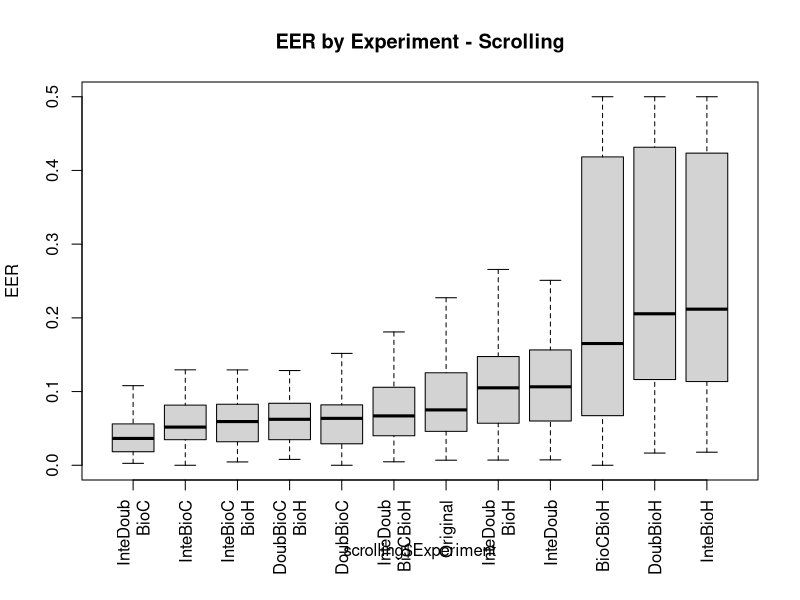

Write R code to recreate this figure.
sOriginal<-c(0.0198675497,0.0093582888,0.1181318681,0.0291262136,0.1462264151,0.0208333333,0.0817843866,0.1151832461,0.0869565217,0.2272727273,0.1724137931,0.0796460177,0.3164556962,0.1467889908,0.0751173709,0.1747572816,0.0550458716,0.0847457627,0.1481481481,0.0145985401,0.0485175202,0.0483870968,0.125498008,0.0632183908,0.0402298851,0.0543478261,0.0748031496,0.0895140665,0.1504424779,0.0459770115,0.0833333333,0.0707964602,0.1590214067,0.0068728522,0.0534482759,0.095505618,0.01953125,0.0434782609,0.0689655172,0.1504424779,0.0416666667)
sBioCBioH<-c(0.071953125,0.018572535757063344,0.023496293440634815,0.24509803921568626,0.23148148148148148,0.08158995815899582,0.10074626865671642,0.12203389830508475,0.12958308899500154,0.36354087089381204,0.05373676402885058,0.458903242147923,0.15048598553345388,0.4967250329530846,0.19190500878481523,0.04198473282442748,0.35429447852760737,0.49710982658959535,0.48214285714285715,0.013392857142857142,0.06729862914027747,0.4878048780487805,0.202395528431954,0.4902641238766297,0.5,0.13106796116504854,0.021199273167777106,0.13037202077416724,0.4183973604787969,0.49696382428940566,0.48549742477636215,0.26777882205513787,0.03509734483847906,0.06387076731904318,0.12389162561576354,0.16516059556138213,0.22795807978363758,0.05641025641025641,0.21965317919075145,0.48214285714285715,0.0)
sDoubBioC<-c(0.01,0.05137039385612626,0.044157450465428204,0.00980392156862745,0.07716049382716049,0.01677201103890323,0.061567164179104475,0.061016949152542375,0.16715534333026166,0.11397058823529412,0.07803468208092486,0.08482142857142858,0.11160714285714286,0.07208588957055215,0.05214723926380368,0.08015267175572519,0.41419420528947776,0.40173410404624277,0.06696428571428571,0.004464285714285714,0.029141104294478526,0.2804878048780488,0.08263504939003781,0.03468208092485549,0.008670520231213872,0.03398058252427184,0.024475524475524476,0.09049472016067028,0.07514450867052024,0.023255813953488372,0.07983193277310924,0.06696428571428571,0.06595092024539877,0.0034482758620689655,0.05264416111272095,0.08192090395480225,0.010716700473292765,0.057692307692307696,0.06358381502890173,0.15178571428571427,0.0)
sDoubBioH<-c(0.08309895833333333,0.016564503628549287,0.11632090852870074,0.27040816326530615,0.31877474959235963,0.08793732751713701,0.14515505374680998,0.18811784541662968,0.1633576275446092,0.4152501909854851,0.1782699882346923,0.458903242147923,0.25265596745027125,0.4967250329530846,0.20553587372908208,0.20603275772622842,0.36309738619374127,0.49710982658959535,0.48831569664902996,0.028806047966631908,0.09016420551320424,0.4878048780487805,0.23433643894319986,0.4902641238766297,0.5,0.14407450401013086,0.07586311326468807,0.2024775234180095,0.4314926594710727,0.49696382428940566,0.48359989156953104,0.2676221804511278,0.1563502751591933,0.0639484311898105,0.07602144305998261,0.19297218840715422,0.0440500338066261,0.12798216276477145,0.23410404624277456,0.49192629179331304,0.02857142857142857)
sInteBioC<-c(0.0,0.05078559853448883,0.040025219060469526,0.024509803921568627,0.10185185185185185,0.046060713967773524,0.07649253731343283,0.07457627118644068,0.1729356901510709,0.051470588235294115,0.06936416184971098,0.07142857142857142,0.10714285714285714,0.10122699386503067,0.05178720585270313,0.0916030534351145,0.41467752745269887,0.40173410404624277,0.06696428571428571,0.0,0.024539877300613498,0.2682926829268293,0.08163704539802184,0.03757225433526012,0.008670520231213872,0.043689320388349516,0.038461538461538464,0.07592220670610202,0.03468208092485549,0.029069767441860465,0.06722689075630252,0.0625,0.04141104294478527,0.006896551724137931,0.07968704723268619,0.0903954802259887,0.0504394861392833,0.021794871794871794,0.031791907514450865,0.12946428571428573,0.0)
sInteBioH<-c(0.079765625,0.01773409427182414,0.11356608759206162,0.25,0.31551362683438156,0.12995637852755274,0.17562446833191556,0.20706362587629779,0.18358884141744158,0.39686783804430864,0.18711954575681622,0.458903242147923,0.2405628390596745,0.49693251533742333,0.21176445174112157,0.23690061513377308,0.3646311285250296,0.4988047418438326,0.4852292768959436,0.020692127215849843,0.0842152696244605,0.4878048780487805,0.23653332313009762,0.4884393063583815,0.5,0.17823976361333896,0.10778591487252905,0.1971074639511713,0.42349992326973246,0.49696382428940566,0.48359989156953104,0.26323621553884713,0.11537150647580095,0.0612457284871078,0.0995508548246885,0.19893404501045667,0.06443542934415145,0.0838907469342252,0.22897962530234084,0.4848024316109423,0.02142857142857143)
sInteDoub<-c(0.01390625,0.008032128514056224,0.10645013613473725,0.0545218087234894,0.32660726764500353,0.07339980414849105,0.1511677364472972,0.15574585145088293,0.12578537320934907,0.2128533231474408,0.15939434242160724,0.098879179331307,0.42506781193490056,0.2509112951782721,0.08878423917739567,0.2157414955903061,0.08549002423055112,0.1258841971196238,0.14247134038800707,0.0072992700729927005,0.06004745919666628,0.12809876049580168,0.15848654129440798,0.08289734610353994,0.017740340736233647,0.15650063317855634,0.07301360057265568,0.14418746959973638,0.19621208245946084,0.10439276485788113,0.05082678232583356,0.05325814536340852,0.13356859028712986,0.011245728487107797,0.09776151840046363,0.18487217904298156,0.041176470588235294,0.08528428093645485,0.14023490345590947,0.34014057750759874,0.014285714285714285)
sDoubBioCBioH<-c(0.016432291666666668,0.012210244486718806,0.06495514380486551,0.05612244897959184,0.06734800838574423,0.01691444849995549,0.06234049957466553,0.05514242612476706,0.07328753734885929,0.12504774637127578,0.1060156529745767,0.06329154002026342,0.1181622965641953,0.07208588957055215,0.05108154036694605,0.10646261024234789,0.27115662215806563,0.40173410404624277,0.06591710758377425,0.014598540145985401,0.03322970581912589,0.2804878048780488,0.07325923233405393,0.03468208092485549,0.009469120778825677,0.026013085690164625,0.042866582236660976,0.06648439583889038,0.05969614814056985,0.0315891472868217,0.056925996204933584,0.044407894736842105,0.08408565680748832,0.007952780366573469,0.09971747319617502,0.0758966195336642,0.19553752535496957,0.045930880713489414,0.046242774566473986,0.12851443768996962,0.02857142857142857)
sInteBioCBioH<-c(0.009765625,0.012795039808356234,0.05928487097318266,0.025510204081632654,0.08278010715117633,0.025460696163090893,0.07399853066274843,0.06823143136036916,0.06509173159085196,0.05992169595110772,0.12064555731750984,0.04188829787234043,0.11239828209764918,0.10122699386503067,0.050361473544744954,0.11131697917438672,0.27527452698870963,0.40173410404624277,0.05869708994708995,0.0072992700729927005,0.03188199692424719,0.2682926829268293,0.07904797433886221,0.03757225433526012,0.004534910252509888,0.04717180244829042,0.06255162160673972,0.06418182103462884,0.0423551076781421,0.034366925064599485,0.03361344537815126,0.03555764411027569,0.06900177897484497,0.00697421559490525,0.10404955085482469,0.06064082155008271,0.21291413116970925,0.021906354515050165,0.026667486574017137,0.1293693009118541,0.02142857142857143)
sInteDoubBioC<-c(0.00390625,0.0033467202141900937,0.05548594880691356,0.015306122448979591,0.095125786163522,0.014822398290750466,0.041093109581625556,0.08116958026444228,0.03040965066599648,0.07682391138273491,0.1060156529745767,0.036379179331306986,0.10103978300180833,0.05612601910465249,0.03356951525101529,0.13940561772771068,0.03180904263545909,0.04954443029293622,0.03979276895943562,0.0072992700729927005,0.02630512790832272,0.01834266293482607,0.07665021394909861,0.027984051305852076,0.009069820505019775,0.020578303081468973,0.04154506910412422,0.059831641378877504,0.045923065118420384,0.005555555555555556,0.01301165627541339,0.026472431077694234,0.044611535072405936,0.0026250388319353835,0.06070704143726456,0.037979523675749916,0.044286680189317106,0.021181716833890744,0.033298487270938384,0.10799772036474163,0.014285714285714285)
sInteDoubBioH<-c(0.021718750000000002,0.007024589586415839,0.11768627167513995,0.04591836734693878,0.29373398555788494,0.0549274459182765,0.113641636377697,0.16341290265329667,0.12496160397643183,0.2598357524828113,0.22395007417259194,0.10505319148936171,0.26570976491862563,0.2509112951782721,0.08004982862409632,0.2236715333876825,0.08622467391864722,0.1258841971196238,0.12973985890652556,0.010948905109489052,0.05702544937410084,0.12809876049580168,0.14751646866012386,0.08289734610353994,0.031696836020687555,0.07745884339383706,0.09644292715158856,0.11225346366874303,0.16256586014629903,0.07428940568475452,0.05353754404987802,0.06195175438596491,0.2002302691738574,0.010422491456974216,0.06210518690234715,0.14356837406748446,0.04259634888438134,0.06337792642140469,0.1315643832246956,0.3114551671732523,0.03571428571428571)
sInteDoubBioCBioH<-c(0.008619791666666668,0.004685408299866131,0.05945754925346762,0.01020408163265306,0.10584090379687863,0.035742900382800674,0.08441922511793365,0.08365427278374302,0.07376225182206585,0.15550993124522536,0.10005626886285743,0.03020516717325228,0.14455244122965644,0.24079754601226994,0.05540194130015265,0.13629289261098348,0.07313630973861937,0.0953757225433526,0.0865299823633157,0.0072992700729927005,0.04508210275660212,0.12195121951219512,0.1269489774444721,0.06829880595755453,0.016095603894128382,0.05883284086112284,0.04329332085237597,0.06698256790045973,0.18090439408665404,0.029069767441860465,0.04852263486039577,0.0400219298245614,0.06797512760403678,0.008620689655172414,0.06460446247464503,0.12423135749289885,0.04063556457065585,0.04085841694537347,0.12269913499774525,0.301766717325228,0.014285714285714285)

scrolling<-matrix(c(sOriginal,sBioCBioH,sDoubBioC,sDoubBioH,sInteBioC,sInteBioH,sInteDoub,sDoubBioCBioH,sInteBioCBioH,sInteDoubBioH,sInteDoubBioC,sInteDoubBioCBioH),nrow=492)

ex0=rep('Original',41)
ex1=rep('BioCBioH',41)
ex2=rep('DoubBioC',41)
ex3=rep('DoubBioH',41)
ex4=rep('InteBioC',41)
ex5=rep('InteBioH',41)
ex6=rep('InteDoub',41)
ex7=rep('DoubBioC\nBioH',41)
ex8=rep('InteBioC\nBioH',41)
ex9=rep('InteDoub\nBioH',41)
ex10=rep('InteDoub\nBioC',41)
ex11=rep('InteDoub\nBioCBioH',41)
ex<-c(ex0,ex1,ex2,ex3,ex4,ex5,ex6,ex7,ex8,ex9,ex10,ex11)

scrolling<-data.frame(EER=scrolling,Experiment=ex)
par(mar=c(6,4.1,4.1,2.1),mgp=c(3,1,0))
boxplot(scrolling$EER ~ scrolling$Experiment,at=rank(tapply(scrolling$EER, scrolling$Experiment, median)),main="EER by Experiment - Scrolling",ylab="EER",las=3,outline=FALSE)
